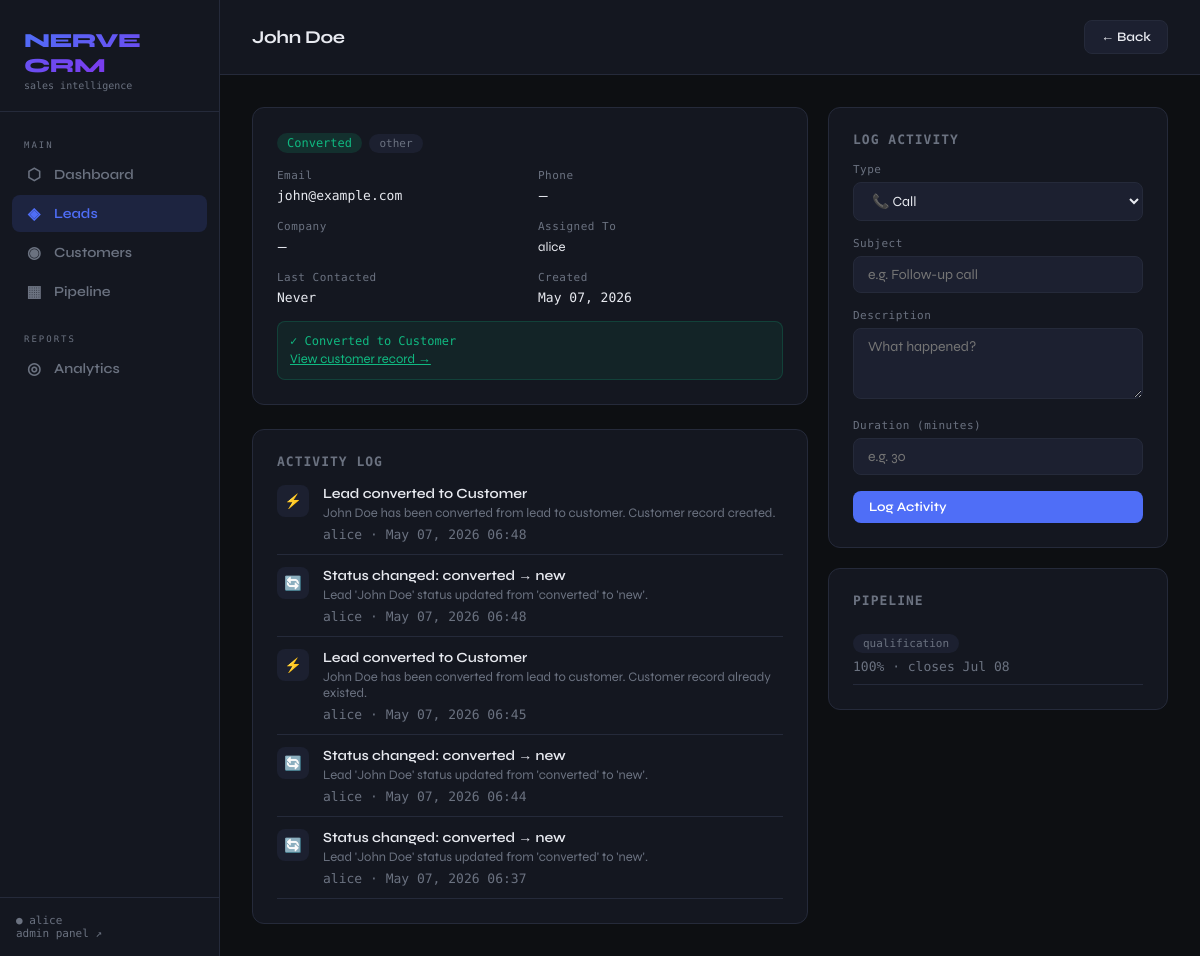
/crm/leads/3/ (signed in), run on the app's committed database.
### crm/models.py (models this page shows, shortened)
class User(AbstractUser):
    class Role(models.TextChoices):
        ADMIN = 'admin', 'Admin'
        SALES_REP = 'sales_rep', 'Sales Representative'
        MANAGER = 'manager', 'Manager'
    role = models.CharField(
        max_length=20,
        choices=Role.choices,
        default=Role.SALES_REP
    )
    phone = models.CharField(max_length=20, blank=True)
    created_at = models.DateTimeField(auto_now_add=True)
    updated_at = models.DateTimeField(auto_now=True)
    class Meta:
        db_table = 'crm_users'
        verbose_name = 'User'
        verbose_name_plural = 'Users'

class Lead(models.Model):
    class Status(models.TextChoices):
        NEW = 'new', 'New'
        CONTACTED = 'contacted', 'Contacted'
        QUALIFIED = 'qualified', 'Qualified'
        CONVERTED = 'converted', 'Converted'
        LOST = 'lost', 'Lost'
    class Source(models.TextChoices):
        WEBSITE = 'website', 'Website'
        REFERRAL = 'referral', 'Referral'
        SOCIAL = 'social', 'Social Media'
        COLD_CALL = 'cold_call', 'Cold Call'
        EMAIL = 'email', 'Email Campaign'
        OTHER = 'other', 'Other'
    first_name = models.CharField(max_length=100)
    last_name = models.CharField(max_length=100)
    email = models.EmailField(unique=True)
    phone = models.CharField(max_length=20, blank=True)
    company = models.CharField(max_length=200, blank=True)
    status = models.CharField(
        max_length=20,
        choices=Status.choices,
        default=Status.NEW,
        db_index=True
    )
    source = models.CharField(
        max_length=20,
        choices=Source.choices,
        default=Source.OTHER
    )
    notes = models.TextField(blank=True)
    estimated_value = models.DecimalField(
        max_digits=12, decimal_places=2,
        null=True, blank=True
    )
    assigned_to = models.ForeignKey(
        User,
        on_delete=models.SET_NULL,
        null=True, blank=True,
        related_name='assigned_leads'
    )
    tags = models.ManyToManyField(
        'Tag',
        blank=True,
        related_name='leads'
    )
    last_contacted = models.DateTimeField(null=True, blank=True)
    converted_at = models.DateTimeField(null=True, blank=True)
    created_at = models.DateTimeField(auto_now_add=True)
    updated_at = models.DateTimeField(auto_now=True)
    objects = LeadManager()
    class Meta:
        db_table = 'crm_leads'
        ordering = ['-created_at']
        indexes = [
            models.Index(fields=['status', 'assigned_to']),
            models.Index(fields=['last_contacted']),
            models.Index(fields=['created_at']),
        ]
    @property
    def full_name(self):
        return f"{self.first_name} {self.last_name}"

class ActivityLog(models.Model):
    class ActivityType(models.TextChoices):
        CALL = 'call', 'Call'
        EMAIL = 'email', 'Email'
        MEETING = 'meeting', 'Meeting'
        NOTE = 'note', 'Note'
        STATUS_CHANGE = 'status_change', 'Status Change'
        CONVERSION = 'conversion', 'Conversion'
    lead = models.ForeignKey(
        Lead,
        on_delete=models.CASCADE,
        null=True, blank=True,
        related_name='activities'
    )
    customer = models.ForeignKey(
        Customer,
        on_delete=models.CASCADE,
        null=True, blank=True,
        related_name='activities'
    )
    performed_by = models.ForeignKey(
        User,
        on_delete=models.SET_NULL,
        null=True,
        related_name='activities'
    )
    activity_type = models.CharField(
        max_length=20,
        choices=ActivityType.choices,
        db_index=True
    )
    subject = models.CharField(max_length=255)
    description = models.TextField(blank=True)
    outcome = models.CharField(max_length=255, blank=True)
    duration_minutes = models.PositiveIntegerField(null=True, blank=True)
    occurred_at = models.DateTimeField(default=timezone.now)
    created_at = models.DateTimeField(auto_now_add=True)
    class Meta:
        db_table = 'crm_activity_log'
        ordering = ['-occurred_at']
        indexes = [
            models.Index(fields=['activity_type', 'occurred_at']),
            models.Index(fields=['lead', 'occurred_at']),
        ]

class SalesPipeline(models.Model):
    class Stage(models.TextChoices):
        PROSPECTING = 'prospecting', 'Prospecting'
        QUALIFICATION = 'qualification', 'Qualification'
        PROPOSAL = 'proposal', 'Proposal'
        NEGOTIATION = 'negotiation', 'Negotiation'
        CLOSED_WON = 'closed_won', 'Closed Won'
        CLOSED_LOST = 'closed_lost', 'Closed Lost'
    lead = models.ForeignKey(
        Lead,
        on_delete=models.CASCADE,
        related_name='pipeline_entries'
    )
    customer = models.ForeignKey(
        Customer,
        on_delete=models.SET_NULL,
        null=True, blank=True,
        related_name='pipeline_entries'
    )
    owner = models.ForeignKey(
        User,
        on_delete=models.SET_NULL,
        null=True,
        related_name='pipeline_entries'
    )
    stage = models.CharField(
        max_length=20,
        choices=Stage.choices,
        default=Stage.PROSPECTING,
        db_index=True
    )
    deal_value = models.DecimalField(
        max_digits=14, decimal_places=2,
        null=True, blank=True
    )
    probability = models.PositiveSmallIntegerField(
        default=0,
        help_text="Win probability 0–100%"
    )
    expected_close_date = models.DateField(null=True, blank=True)
    notes = models.TextField(blank=True)
    stage_changed_at = models.DateTimeField(auto_now=True)
    created_at = models.DateTimeField(auto_now_add=True)
    class Meta:
        db_table = 'crm_sales_pipeline'
        ordering = ['-created_at']
        indexes = [
            models.Index(fields=['stage', 'owner']),
            models.Index(fields=['expected_close_date']),
        ]

### crm/views.py (the view)
# urls.py: path('leads/<int:pk>/',              views.lead_detail,         name='lead_detail'),
@login_required
def lead_detail(request, pk):
    lead = get_object_or_404(
        Lead.objects
        .select_related('assigned_to', 'customer')
        .prefetch_related(
            'tags',
            Prefetch(
                'activities',
                queryset=ActivityLog.objects
                    .select_related('performed_by')
                    .order_by('-occurred_at'),
            ),
            Prefetch(
                'pipeline_entries',
                queryset=SalesPipeline.objects
                    .select_related('owner')
                    .order_by('-created_at'),
            )
        ),
        pk=pk
    )
    return render(request, 'crm/lead_detail.html', {'lead': lead})

### crm/templates/crm/lead_detail.html (shortened to what this page needs)
{% extends 'crm/base.html' %}
{% block page_title %}{{ lead.full_name }}{% endblock %}
{% block topbar_actions %}
<a href="{% url 'lead_list' %}" class="btn btn-ghost">← Back</a>
{% endblock %}
{% block content %}
<div class="grid grid-2" style="grid-template-columns: 1fr 340px; align-items:start;">
    <div>
        <div class="card">
            <div class="flex justify-between items-center mb-4">
                <div>
                    <span class="badge badge-{{ lead.status }}" style="font-size:12px;">{{ lead.get_status_display }}</span>
                    {% if lead.source %}
                    <span class="badge badge-default" style="margin-left:4px;">{{ lead.source }}</span>
                    {% endif %}
                </div>
            </div>
            <div class="grid grid-2" style="gap:16px;">
                <div>
                    <label>Email</label>
                    <div class="text-mono text-sm">{{ lead.email }}</div>
                </div>
                <div>
                    <label>Phone</label>
                    <div class="text-sm">{{ lead.phone|default:"—" }}</div>
                </div>
                <div>
                    <label>Company</label>
                    <div class="text-sm">{{ lead.company|default:"—" }}</div>
                </div>
                <div>
                    <label>Assigned To</label>
                    <div class="text-sm">{{ lead.assigned_to.username|default:"Unassigned" }}</div>
                </div>
                <div>
                    <label>Last Contacted</label>
                    <div class="text-sm text-mono">
                        {% if lead.last_contacted %}{{ lead.last_contacted|date:"M d, Y H:i" }}{% else %}Never{% endif %}
                    </div>
                </div>
                <div>
                    <label>Created</label>
                    <div class="text-sm text-mono">{{ lead.created_at|date:"M d, Y" }}</div>
                </div>
            </div>
            {% if lead.customer %}
            <div class="mt-4" style="padding:12px;background:rgba(16,185,129,0.08);border:1px solid rgba(16,185,129,0.2);border-radius:8px;">
                <div style="font-size:12px;color:var(--green);font-family:var(--mono);">✓ Converted to Customer</div>
                <a href="{% url 'customer_detail' lead.customer.pk %}" style="font-size:13px;color:var(--green);">
                    View customer record →
                </a>
            </div>
            {% endif %}
        </div>
        <div class="card mt-6">
            <div class="card-title">Activity Log</div>
            {% if lead.activities.all %}
            <div style="display:flex;flex-direction:column;gap:12px;">
                {% for activity in lead.activities.all %}
                <div style="display:flex;gap:14px;padding-bottom:12px;border-bottom:1px solid var(--border);">
                    <div style="width:32px;height:32px;border-radius:8px;background:var(--surface2);display:flex;align-items:center;justify-content:center;font-size:14px;flex-shrink:0;">
                        {% if activity.activity_type == 'call' %}📞
                        {% elif activity.activity_type == 'email' %}✉️
                        {% elif activity.activity_type == 'meeting' %}🤝
                        {% elif activity.activity_type == 'conversion' %}⚡
                        {% elif activity.activity_type == 'status_change' %}🔄
                        {% else %}📝{% endif %}
                    </div>
                    <div style="flex:1;">
                        <div style="font-size:14px;font-weight:600;">{{ activity.subject }}</div>
                        {% if activity.description %}
                        <div class="text-muted text-sm" style="margin-top:3px;">{{ activity.description }}</div>
                        {% endif %}
                        <div class="text-mono text-sm text-muted" style="margin-top:6px;">
                            {{ activity.performed_by.username|default:"system" }} · {{ activity.occurred_at|date:"M d, Y H:i" }}
                        </div>
                    </div>
                </div>
                {% endfor %}
            </div>
            {% else %}
            <div class="empty"><div class="empty-text">No activity yet</div></div>
            {% endif %}
        </div>
    </div>
    <div style="display:flex;flex-direction:column;gap:20px;">
        <div class="card">
            <div class="card-title">Log Activity</div>
            <form method="post" action="{% url 'log_activity' lead.pk %}">
                <div class="form-group">
                    <label>Type</label>
                    <select name="activity_type">
                        <option value="call">📞 Call</option>
                    </select>
                </div>
                <div class="form-group">
                    <label>Subject</label>
                    <input type="text" name="subject" placeholder="e.g. Follow-up call" required>
                </div>
                <div class="form-group">
                    <label>Description</label>
                    <textarea name="description" rows="3" placeholder="What happened?"></textarea>
                </div>
                <div class="form-group">
                    <label>Duration (minutes)</label>
                    <input type="number" name="duration_minutes" placeholder="e.g. 30">
                </div>
                <button type="submit" class="btn btn-primary" style="width:100%;">Log Activity</button>
            </form>
        </div>
        {% if lead.pipeline_entries.all %}
        <div class="card">
            <div class="card-title">Pipeline</div>
            {% for entry in lead.pipeline_entries.all %}
            <div style="padding:10px 0;border-bottom:1px solid var(--border);">
                <div class="flex justify-between items-center">
                    <span class="badge badge-default">{{ entry.stage }}</span>
                </div>
                <div class="text-muted text-sm text-mono" style="margin-top:6px;">
                    {{ entry.probability }}% · {% if entry.expected_close_date %}closes {{ entry.expected_close_date|date:"M d" }}{% endif %}
                </div>
            </div>
            {% endfor %}
        </div>
        {% endif %}
    </div>
</div>
{% endblock %}

### crm/templates/crm/base.html (shortened to what this page needs)
<!DOCTYPE html>
<html lang="en">
<head>
</head>
<body>
<aside class="sidebar">
    <div class="sidebar-logo">
        <span>NERVE CRM</span>
        <small>sales intelligence</small>
    </div>
    <nav>
        <div class="nav-label">Main</div>
        <a href="{% url 'dashboard' %}" class="nav-link {% if request.resolver_match.url_name == 'dashboard' %}active{% endif %}">
            <span class="nav-icon">⬡</span> Dashboard
        </a>
        <a href="{% url 'lead_list' %}" class="nav-link {% if 'lead' in request.resolver_match.url_name %}active{% endif %}">
            <span class="nav-icon">◈</span> Leads
        </a>
        <a href="{% url 'customer_list' %}" class="nav-link {% if 'customer' in request.resolver_match.url_name %}active{% endif %}">
            <span class="nav-icon">◉</span> Customers
        </a>
        <a href="{% url 'pipeline_board' %}" class="nav-link {% if request.resolver_match.url_name == 'pipeline_board' %}active{% endif %}">
            <span class="nav-icon">▦</span> Pipeline
        </a>
        <div class="nav-label" style="margin-top:12px">Reports</div>
        <a href="{% url 'sales_analytics' %}" class="nav-link {% if request.resolver_match.url_name == 'sales_analytics' %}active{% endif %}">
            <span class="nav-icon">◎</span> Analytics
        </a>
    </nav>
    <div class="sidebar-footer">
        {% if user.is_authenticated %}
            ● {{ user.username }}<br>
            <a href="/admin/" style="color:var(--muted);text-decoration:none;">admin panel ↗</a>
        {% endif %}
    </div>
</aside>
<div class="main">
    <div class="topbar">
        <div class="page-title">{% block page_title %}{% endblock %}</div>
        <div class="topbar-actions">{% block topbar_actions %}{% endblock %}</div>
    </div>
    <div class="content">
        {% block content %}{% endblock %}
    </div>
</div>
</body>
</html>

### data on the page
User: username "alice"
Lead: full_name "John Doe", status "Converted", source "other", email "john@example.com", phone "—", company "—", assigned_to.username "alice", created_at "May 07, 2026"
ActivityLog: subject "Lead converted to Customer", description "John Doe has been converted from lead to customer. Customer record created.", performed_by.username "alice", occurred_at "May 07, 2026 06:48"
ActivityLog: subject "Status changed: converted → new", description "Lead 'John Doe' status updated from 'converted' to 'new'.", performed_by.username "alice", occurred_at "May 07, 2026 06:48"
ActivityLog: subject "Lead converted to Customer", description "John Doe has been converted from lead to customer. Customer record already existed.", performed_by.username "alice", occurred_at "May 07, 2026 06:45"
ActivityLog: subject "Status changed: converted → new", description "Lead 'John Doe' status updated from 'converted' to 'new'.", performed_by.username "alice", occurred_at "May 07, 2026 06:44"
ActivityLog: subject "Status changed: converted → new", description "Lead 'John Doe' status updated from 'converted' to 'new'.", performed_by.username "alice", occurred_at "May 07, 2026 06:37"
SalesPipeline: stage "qualification", probability "100", expected_close_date "Jul 08"
